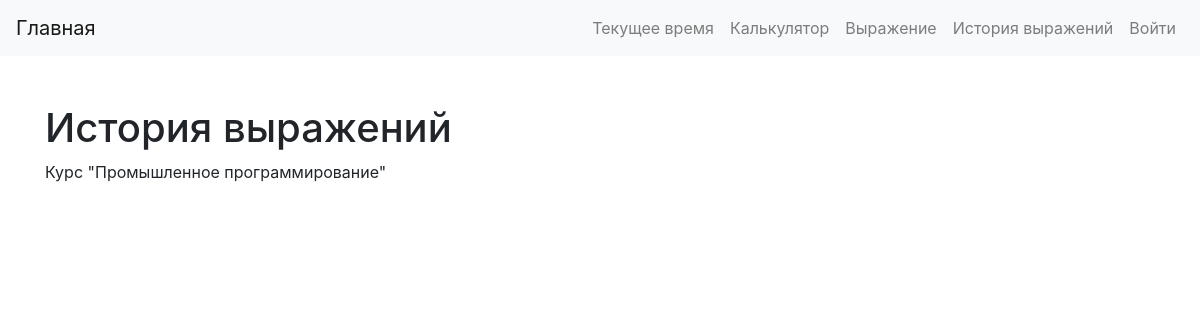
Page /history/ on the earlier database version.
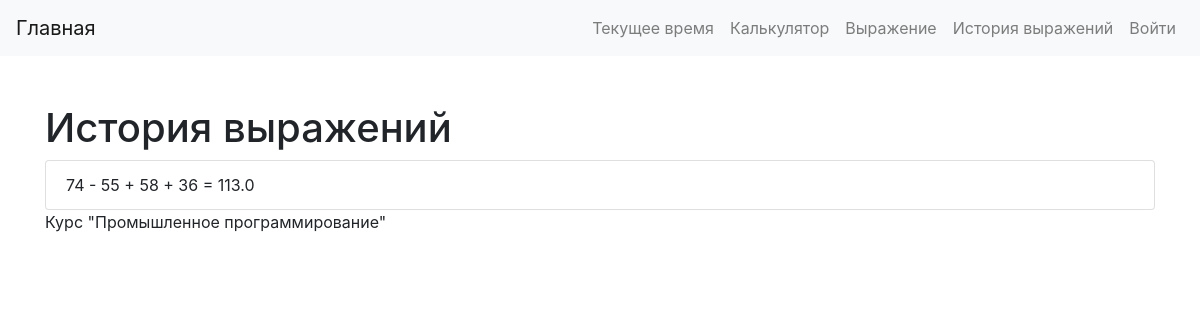
Same page on the later database version.
### main/models.py (models this page shows)
class Calculation(models.Model):
    expression = models.CharField(max_length=255)
    result = models.FloatField()
    created_at = models.DateTimeField(auto_now_add=True)

### main/views.py (the view)
# urls.py: path('history/', views.history_view, name='history'),
def history_view(request):
    calculations = Calculation.objects.all().order_by('-created_at')
    context = {
        'course': 'Курс "Промышленное программирование"',
        'calculations': calculations,
    }
    return render(request, 'history.html', context)

### main/templates/history.html (shortened to what this page needs)
{% extends 'base.html' %}
{% block content %}
<h1 class="mt-5">История выражений</h1>
<ul class="list-group">
    {% for calculation in calculations %}
    <li class="list-group-item">{{ calculation.expression }} = {{ calculation.result }}</li>
    {% endfor %}
</ul>
<p>{{ course }}</p>
{% endblock %}

Differences in the rows shown:
added Calculation: expression "74 - 55 + 58 + 36", result "113.0"
